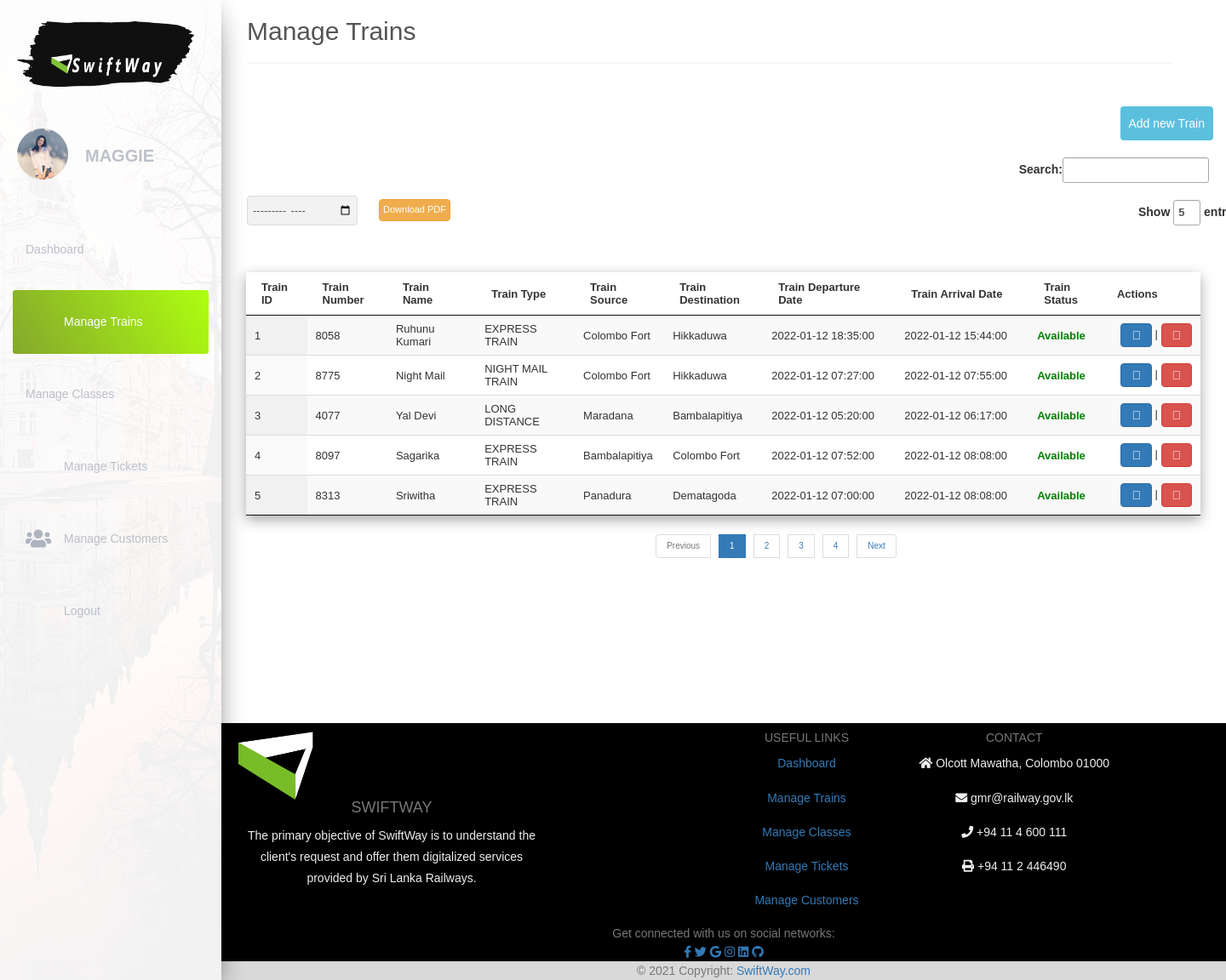
Page /Admin/admin-managetrains.php (signed in) on the committed database.
### tables this page shows
CREATE TABLE `train` (
  `tr_id` int(11) NOT NULL,
  `tr_number` int(11) NOT NULL,
  `tr_name` varchar(100) NOT NULL,
  `tr_type` varchar(100) DEFAULT NULL,
  `tr_source` varchar(100) NOT NULL,
  `tr_destination` varchar(100) NOT NULL,
  `tr_departuredt` datetime DEFAULT NULL,
  `tr_arrivaldt` datetime DEFAULT NULL,
  `ad_id` int(11) DEFAULT NULL,
  `tr_status` varchar(100) DEFAULT 'Available',
  `tr_postalcode` varchar(255) DEFAULT NULL
);

### Admin/admin-managetrains.php (the view, shortened to what this page needs)
<?php
include_once("../connect.php");
if(strlen($_SESSION['adminlogin'])==0)
    {
header('location:../user-login.php');
}
else{
?>
<html lang="en">
<head>
<link rel="stylesheet" type="text/css" href="../css/bootstrap.min.css" />
<link rel="stylesheet" href="https://pro.fontawesome.com/releases/v5.10.0/css/all.css"/>
<link id="theme" rel="stylesheet" type="text/css" href="../css/light-theme.css" />
</head>
<body style="background-color: #242424;">
<div class="wrapz">
<?php $page='admanagetrain'; include_once("assets/admin-nav.php"); ?>
    <div class="main-panel">
    <h2 style="margin-left:30px;">Manage Trains <div id="theme-toggle" style="cursor:pointer; position:absolute;left:93%;top:15px"><span class="sunandmoon"></span></div></h2>
      <hr style="width:92%;margin-left:30px;opacity: 0.5;border-width: 2;">
      <div class="form-container" style="margin-top:40px;">
      <input type="button" name="updatebtn" value="Add new Train" class="btn btn-info" data-toggle="modal" data-target="#addnewtrainmodal" style="padding:10px;border:none;position:relative;float:right;top:10px;right: 15px">
      <div style="float:left;margin-bottom:20px;position:absolute;top:230px;left:30px;z-index:10">
  <form class="custom-form" method='get' action='assets/admin-generatereportspdf.php' >
<input class="form-control" type="month" style="height:35px;width:90%;box-shadow:none;padding:5px" name="date" required><br>
    <input type='submit' name="trainyo" style="float:right;position:relative;left:95px;bottom:53px;padding:4px;font-size:11px" class="btn btn-warning" value='Download PDF'>
  </form>
</div>
<?php
    $result=mysqli_query($conn, "SELECT * FROM train Order by tr_id");
?>
<table id="myTable" class="display fade-in-element dataTables_wrapper dataTables_filter input" style="margin-top:100px;width:95%;margin-right:30px;font-size:13px;box-shadow: rgba(0, 0, 0, 0.35) 0px 5px 15px;">
<thead>
  <tr>
    <th >Train ID</th>
    <th >Train Number</th>
    <th >Train Name</th>
    <th >Train Type</th>
    <th >Train Source</th>
    <th style="width:80px">Train Destination</th>
    <th style="width:120px">Train Departure Date</th>
    <th style="width:120px">Train Arrival Date</th>
    <th >Train Status</th>
    <th  style="width:80px">Actions</th>
  </tr>
</thead>
<?php
echo "<tbody>";
    while($row= mysqli_fetch_assoc($result))
			{
   echo "<tr style='text-align:left'>";
      echo "<td>"; echo $row['tr_id'];"</td>";
      echo "<td>"; echo $row['tr_number'];"</td>";
      echo "<td>"; echo $row['tr_name'];"</td>";
      echo "<td style='text-transform:uppercase'>"; echo $row['tr_type'];"</td>";
      echo "<td>"; echo $row['tr_source'];"</td>";
      echo "<td>"; echo $row['tr_destination'];"</td>";
      echo "<td>"; echo $row['tr_departuredt'];"</td>";
      echo "<td>"; echo $row['tr_arrivaldt'];"</td>";
      if($row['tr_status']=="Available"){
        echo "<td style='color:green'><strong>"; echo $row['tr_status'];"</strong></td>";
        }else{
         echo "<td style='color:red'><strong>"; echo $row['tr_status'];"</strong></td>";
        }
      ?> <td><button type="button" class="btn btn-primary" name="editbtn" data-toggle="modal" data-target="#myModal<?php echo $row['tr_id'];?>"><i class="fal fa-edit"></i></button>
			<?php	echo "| <a href=\"admin-deletetrain.php?tr_id=$row[tr_id]\" onClick=\"return confirm('Are you sure you want to delete?' )\" style='color:white;text-decoration:none'><button type='button' class='btn btn-danger'><i class='fal fa-trash'></i></button></a></td>";
    echo "</tr>";?>
    </div>
    <?php
      }
      ?>
<?php include_once("assets/footer.php"); ?>
</body>
</html>
<?php }?>

### Admin/assets/admin-nav.php (shortened to what this page needs)
<?php include_once("../connect.php");?>
<div class="sidebar" id="mobilesidebar">
      <span style="width:80%;height:7%;margin: 0px 0px 0px 20px;position:relative;top:25px" class="logo1 highlight"></span><a style="text-decoration: none; cursor: default;" class="logo1">
					<img id="single-logo" class="img-responsive" src="../img/trans-nav.png" alt="logo" style="position:absolute;bottom:15px">
				</a>
        <div class="sidebar-background" style="background-image: url(../img/sidebar-2.jpg) "></div>
      <div class="sidebar-wrapper">
      <div style="position:relative;bottom:50px;margin-left:20px">
                                <?php $sql = mysqli_query($conn, "SELECT * FROM admin WHERE ad_username = '$_SESSION[adminlogin]'");
$row= mysqli_fetch_assoc($sql);
if($row['ad_profileimg']==null){
  ?><div><img src="https://i.pinimg.com/474x/65/25/a0/6525a08f1df98a2e3a545fe2ace4be47.jpg" style="height:60px;width:60px;border-radius: 100%;position:relative;top:70px" alt="User-Profile-Image"></div><?php
}else{?>
  <div><img src="uploads/<?=$row['ad_profileimg']?>" style="height:60px;width:60px;border-radius: 100%;position:relative;top:70px" alt="Admin-Profile-Image"></div><?php
}
?><a class="nav-link" href="admin-profile.php" style="text-decoration: none;">
  <p style="font-family:Arial, Helvetica, sans-serif;color:black;z-index:100;font-size:20px;position:relative;left:80px;top:15px;font-weight: bold;color:#a9afbbd1;text-transform:uppercase" >
<?php echo $row['ad_name']; ?></p></a></div>
        <ul class="nav" style="">
          <li class="nav-item <?php if($page=='addashboard'){echo 'active';} ?>">
            <a class="nav-link" href="admin-dashboard.php">
            <p>Dashboard</p>
            </a>
          </li>
          <li class="nav-item <?php if($page=='admanagetrain'){echo 'active';} ?>">
            <a class="nav-link" href="admin-managetrains.php">
            <i class="far fa-train"></i>
              <p>Manage Trains</p>
            </a>
          </li>
          <li class="nav-item <?php if($page=='admanageclasses'){echo 'active';} ?>">
            <a class="nav-link" href="admin-manageclasses.php">
              <p>Manage Classes</p>
            </a>
          </li>
          <li class="nav-item <?php if($page=='admanagetickets'){echo 'active';} ?>">
            <a class="nav-link" href="admin-managetickets.php">
            <i class="far fa-ticket-alt"></i>
              <p>Manage Tickets</p>
            </a>
          </li>
          <li class="nav-item <?php if($page=='admanagecustomers'){echo 'active';} ?>">
            <a class="nav-link" href="admin-managecustomers.php">
            <i class="fas fa-users"></i>
              <p>Manage Customers</p>
            </a>
          </li>
          <li class="nav-item">
            <a class="nav-link" href="admin-logout.php">
            <i class="far fa-sign-out-alt"></i>
              <p>Logout</p>
            </a>
          </li>
        </ul>
      </div>
    </div>

### Admin/admin-managetrains.php (style rules this page uses)
.fade-in-element { animation: fade-in 1s; }

### rows in the picture
train: tr_id "1", tr_number "8058", tr_name "Ruhunu Kumari", tr_type "EXPRESS TRAIN", tr_source "Colombo Fort", tr_destination "Hikkaduwa", tr_departuredt "2022-01-12 18:35:00", tr_arrivaldt "2022-01-12 15:44:00", tr_status "Available"
train: tr_id "2", tr_number "8775", tr_name "Night Mail", tr_type "NIGHT MAIL TRAIN", tr_source "Colombo Fort", tr_destination "Hikkaduwa", tr_departuredt "2022-01-12 07:27:00", tr_arrivaldt "2022-01-12 07:55:00", tr_status "Available"
train: tr_id "3", tr_number "4077", tr_name "Yal Devi", tr_type "LONG DISTANCE", tr_source "Maradana", tr_destination "Bambalapitiya", tr_departuredt "2022-01-12 05:20:00", tr_arrivaldt "2022-01-12 06:17:00", tr_status "Available"
train: tr_id "4", tr_number "8097", tr_name "Sagarika", tr_type "EXPRESS TRAIN", tr_source "Bambalapitiya", tr_destination "Colombo Fort", tr_departuredt "2022-01-12 07:52:00", tr_arrivaldt "2022-01-12 08:08:00", tr_status "Available"
train: tr_id "5", tr_number "8313", tr_name "Sriwitha", tr_type "EXPRESS TRAIN", tr_source "Panadura", tr_destination "Dematagoda", tr_departuredt "2022-01-12 07:00:00", tr_arrivaldt "2022-01-12 08:08:00", tr_status "Available"

### other values in the picture
$row['ad_name'] "MAGGIE"
